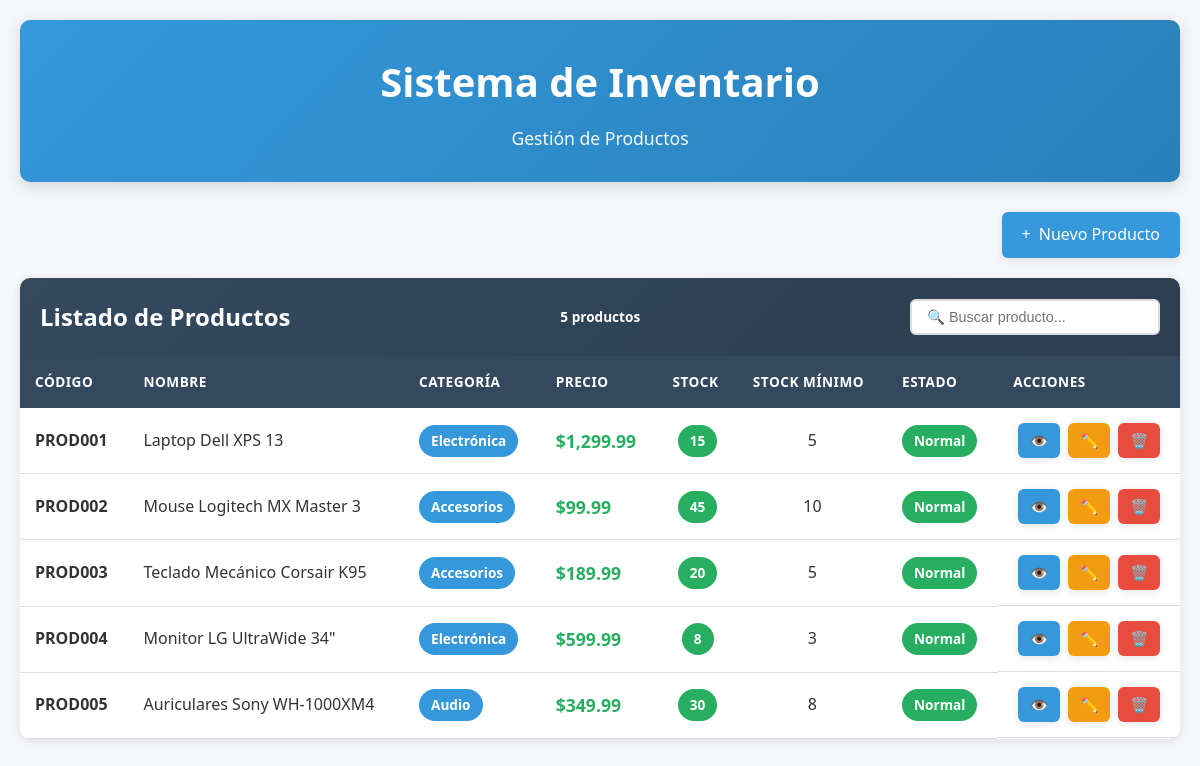
The page /public/index.php on the database its author committed.
### tables this page shows
CREATE TABLE IF NOT EXISTS productos (
    id INT AUTO_INCREMENT PRIMARY KEY,
    codigo VARCHAR(50) NOT NULL UNIQUE,
    nombre VARCHAR(100) NOT NULL,
    descripcion TEXT,
    categoria VARCHAR(50) NOT NULL,
    precio DECIMAL(10, 2) NOT NULL,
    stock INT NOT NULL DEFAULT 0,
    stock_minimo INT NOT NULL DEFAULT 5,
    fecha_registro TIMESTAMP DEFAULT CURRENT_TIMESTAMP,
    fecha_actualizacion TIMESTAMP DEFAULT CURRENT_TIMESTAMP ON UPDATE CURRENT_TIMESTAMP,
    INDEX idx_codigo (codigo),
    INDEX idx_categoria (categoria)
);

### app/controllers/ProductoController.php (called while the page is built, shortened)
<?php
require_once __DIR__ . '/../../config/Database.php';
require_once __DIR__ . '/../models/Producto.php';
class ProductoController {
    private $producto;
    public function __construct() {
        $database = new Database();
        $this->db = $database->getConnection();
        $this->producto = new Producto($this->db);
    }
    public function listar() {
        $stmt = $this->producto->obtenerTodos();
        $productos = $stmt->fetchAll();
        require_once __DIR__ . '/../views/productos/listar.php';
    }
}

### config/Database.php (called while the page is built, shortened)
<?php
class Database {
    private $host;
    private $db_name;
    private $username;
    private $password;
    private $charset;
    public function __construct() {
        $this->host = DB_HOST;
        $this->db_name = DB_NAME;
        $this->username = DB_USER;
        $this->password = DB_PASS;
        $this->charset = DB_CHARSET;
    }
    public function getConnection() {
        $this->conn = null;
        try {
            $dsn = "mysql:host=" . $this->host . ";dbname=" . $this->db_name . ";charset=" . $this->charset;
            $this->conn = new PDO($dsn, $this->username, $this->password);
            $this->conn->setAttribute(PDO::ATTR_ERRMODE, PDO::ERRMODE_EXCEPTION);
            $this->conn->setAttribute(PDO::ATTR_DEFAULT_FETCH_MODE, PDO::FETCH_ASSOC);
        } catch(PDOException $e) {
            echo "Error de conexión: " . $e->getMessage();
            die();
        }
        return $this->conn;
    }
}

### app/models/Producto.php (called while the page is built, shortened)
<?php
class Producto {
    private $conn;
    private $table_name = "productos";
    public function __construct($db) {
        $this->conn = $db;
    }
    public function obtenerTodos() {
        $query = "SELECT * FROM " . $this->table_name . " ORDER BY fecha_actualizacion DESC";
        $stmt = $this->conn->prepare($query);
        $stmt->execute();
        return $stmt;
    }
}

### app/views/productos/listar.php (the view, shortened to what this page needs)
<!DOCTYPE html>
<html lang="es">
<head>
    <link rel="stylesheet" href="/css/styles.css">
</head>
<body>
    <div class="container">
        <header>
            <h1><?php echo APP_NAME; ?></h1>
            <p class="subtitle">Gestión de Productos</p>
        </header>
        <div class="action-bar">
            <a href="index.php?accion=crear" class="btn btn-primary">
                <span class="icon">+</span> Nuevo Producto
            </a>
        </div>
        <div class="card">
            <div class="card-header">
                <h2>Listado de Productos</h2>
                <span class="badge"><?php echo count($productos); ?> productos</span>
            </div>
            <div class="table-responsive">
                <table class="table">
                    <thead>
                        <tr>
                            <th>Código</th>
                            <th>Nombre</th>
                            <th>Categoría</th>
                            <th>Precio</th>
                            <th>Stock</th>
                            <th>Stock Mínimo</th>
                            <th>Estado</th>
                            <th>Acciones</th>
                        </tr>
                    </thead>
                    <tbody>
                        <?php if(count($productos) > 0): ?>
                            <?php foreach($productos as $producto): ?>
                                <tr>
                                    <td><strong><?php echo htmlspecialchars($producto['codigo']); ?></strong></td>
                                    <td><?php echo htmlspecialchars($producto['nombre']); ?></td>
                                    <td>
                                        <span class="badge badge-category">
                                            <?php echo htmlspecialchars($producto['categoria']); ?>
                                        </span>
                                    </td>
                                    <td class="price">$<?php echo number_format($producto['precio'], 2); ?></td>
                                    <td class="text-center">
                                        <span class="badge <?php echo $producto['stock'] <= $producto['stock_minimo'] ? 'badge-danger' : 'badge-success'; ?>">
                                            <?php echo $producto['stock']; ?>
                                        </span>
                                    </td>
                                    <td class="text-center"><?php echo $producto['stock_minimo']; ?></td>
                                    <td>
                                        <?php if($producto['stock'] <= $producto['stock_minimo']): ?>
                                            <span class="badge badge-danger">Stock Bajo</span>
                                        <?php else: ?>
                                            <span class="badge badge-success">Normal</span>
                                        <?php endif; ?>
                                    </td>
                                    <td class="actions">
                                        <a href="index.php?accion=ver&id=<?php echo $producto['id']; ?>"
                                           class="btn btn-sm btn-info" title="Ver detalle">
                                            👁️
                                        </a>
                                        <a href="index.php?accion=editar&id=<?php echo $producto['id']; ?>"
                                           class="btn btn-sm btn-warning" title="Editar">
                                            ✏️
                                        </a>
                                        <a href="index.php?accion=eliminar&id=<?php echo $producto['id']; ?>"
                                           class="btn btn-sm btn-danger"
                                           onclick="return confirm('¿Está seguro de eliminar este producto?')"
                                           title="Eliminar">
                                            🗑️
                                        </a>
                                    </td>
                                </tr>
                            <?php endforeach; ?>
                        <?php else: ?>
                            <tr>
                                <td colspan="8" class="text-center">No hay productos registrados</td>
                            </tr>
                        <?php endif; ?>
                    </tbody>
                </table>
            </div>
        </div>
    </div>
</body>
</html>

### public/index.php (shortened to what this page needs)
<?php
require_once __DIR__ . '/../app/controllers/ProductoController.php';
$controller = new ProductoController();
$accion = isset($_GET['accion']) ? $_GET['accion'] : 'listar';
switch ($accion) {
    case 'listar':
    default:
        $controller->listar();
        break;
}

### public/css/styles.css (style rules this page uses)
* { margin: 0; padding: 0; box-sizing: border-box; }
:root { --primary-color: #3498db; --primary-dark: #2980b9; --success-color: #27ae60; --danger-color: #e74c3c; --warning-color: #f39c12; --info-color: #3498db; --dark-color: #2c3e50; --light-color: #ecf0f1; --border-color: #ddd; --text-color: #333; --bg-color: #f5f7fa; --shadow: 0 2px 8px rgba(0,0,0,0.1); --shadow-lg: 0 4px 16px rgba(0,0,0,0.15); }
body { font-family: 'Segoe UI', Tahoma, Geneva, Verdana, sans-serif; background-color: var(--bg-color); color: var(--text-color); line-height: 1.6; min-height: 100vh; }
.container { max-width: 1200px; margin: 0 auto; padding: 20px; }
header { text-align: center; margin-bottom: 30px; padding: 30px 20px; background: linear-gradient(135deg, var(--primary-color), var(--primary-dark)); color: white; border-radius: 10px; box-shadow: var(--shadow-lg); }
header h1 { font-size: 2.5rem; margin-bottom: 10px; font-weight: 700; }
.subtitle { font-size: 1.1rem; opacity: 0.95; }
.action-bar { margin-bottom: 20px; display: flex; justify-content: flex-end; gap: 10px; }
.btn { display: inline-flex; align-items: center; gap: 8px; padding: 10px 20px; border: none; border-radius: 6px; cursor: pointer; font-size: 1rem; font-weight: 500; text-decoration: none; transition: all 0.3s ease; box-shadow: var(--shadow); }
.btn-primary { background-color: var(--primary-color); color: white; }
.btn-danger { background-color: var(--danger-color); color: white; }
.btn-warning { background-color: var(--warning-color); color: white; }
.btn-info { background-color: var(--info-color); color: white; }
.btn-sm { padding: 6px 12px; font-size: 0.9rem; }
.card { background-color: white; border-radius: 10px; box-shadow: var(--shadow); margin-bottom: 20px; overflow: hidden; }
.card-header { background: linear-gradient(135deg, #34495e, var(--dark-color)); color: white; padding: 20px; display: flex; justify-content: space-between; align-items: center; }
.card-header h2 { font-size: 1.5rem; font-weight: 600; }
.badge { display: inline-block; padding: 5px 12px; border-radius: 20px; font-size: 0.85rem; font-weight: 600; }
.badge-success { background-color: var(--success-color); color: white; }
.badge-category { background-color: var(--info-color); color: white; }
.table-responsive { overflow-x: auto; }
.table { width: 100%; border-collapse: collapse; }
.table thead { background-color: #34495e; color: white; }
.table th { padding: 15px; text-align: left; font-weight: 600; text-transform: uppercase; font-size: 0.85rem; letter-spacing: 0.5px; }
.table td { padding: 15px; border-bottom: 1px solid var(--border-color); }
.table tbody tr { transition: background-color 0.2s ease; }
.table .text-center { text-align: center; }
.table .price { color: var(--success-color); font-weight: 600; font-size: 1.1rem; }
.table .actions { display: flex; gap: 8px; justify-content: center; }
.card { animation: fadeIn 0.5s ease-out; }

### rows shown on the page
productos: codigo "PROD001", nombre "Laptop Dell XPS 13", categoria "Electrónica", precio "1,299.99", stock "15", stock_minimo "5", shows "Normal"
productos: codigo "PROD002", nombre "Mouse Logitech MX Master 3", categoria "Accesorios", precio "99.99", stock "45", stock_minimo "10", shows "Normal"
productos: codigo "PROD003", nombre "Teclado Mecánico Corsair K95", categoria "Accesorios", precio "189.99", stock "20", stock_minimo "5", shows "Normal"
productos: codigo "PROD004", nombre "Monitor LG UltraWide 34\"", categoria "Electrónica", precio "599.99", stock "8", stock_minimo "3", shows "Normal"
productos: codigo "PROD005", nombre "Auriculares Sony WH-1000XM4", categoria "Audio", precio "349.99", stock "30", stock_minimo "8", shows "Normal"

### other values the page prints
APP_NAME "Sistema de Inventario"
count($productos) "5"
